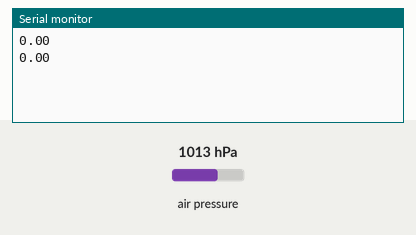
The sketch below on a simulated Arduino Uno, built with avr-gcc and run on an emulated ATmega328P. Shown: the last lines printed to the serial monitor. The inputs (shaded band) are chosen by the test bench; at power-on: air pressure 1013 hPa.

Above: at 1.8 s.
1.9 s: air pressure set to 952 hPa
At 2.8 s:
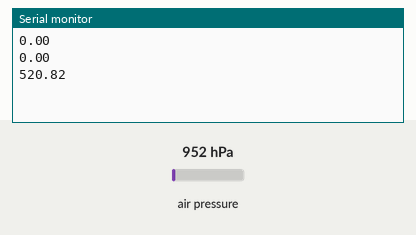
3.4 s: air pressure set to 975 hPa
At 4.8 s:
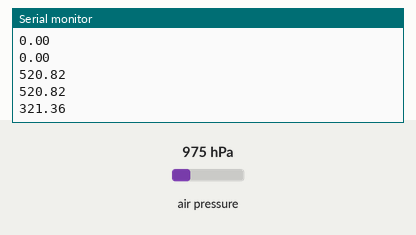
Timing chart, 0 to 6.4 s (numbered marks = the images above; inputs shaded):
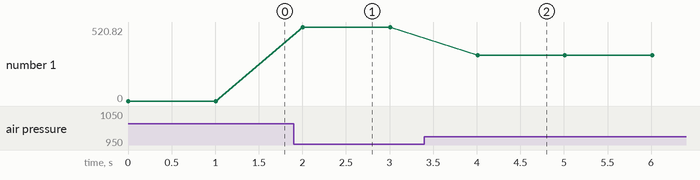

Measured:
- after the input at 1.9 s, the serial monitor: prints a new line after 0.11 s (image 1)
- after the input at 3.4 s, the serial monitor: prints a new line after 0.61 s (image 2)
- plotted number 1: 0 → 520.82 after the input at 1.9 s, 520.82 → 321.36 after the input at 3.4 s

The sketch:

bmp_calibratiion_test.ino
```cpp
#include <Wire.h>
#include <SPI.h>
#include <Adafruit_Sensor.h>
#include <Adafruit_BMP280.h>

#define SCL 8
#define SDA 9
#define CSB 10
#define SDO 11

Adafruit_BMP280 bmp(CSB, SDA, SDO, SCL);
float init_altitude = 0.0f;
bool isCalibrated = false;

void setup() {
  Serial.begin(9600);

  if (!bmp.begin()) {
    Serial.println("SPI Connection Failed!");
    while(1);
  }

}

void loop() {
  float altitude = bmp.readAltitude(1013.25);
  if (!isCalibrated) {
    init_altitude = altitude;
    isCalibrated = true;
  }
  float cali_altitude = altitude - init_altitude;
  Serial.println(cali_altitude);
  delay(1000);
}
```
